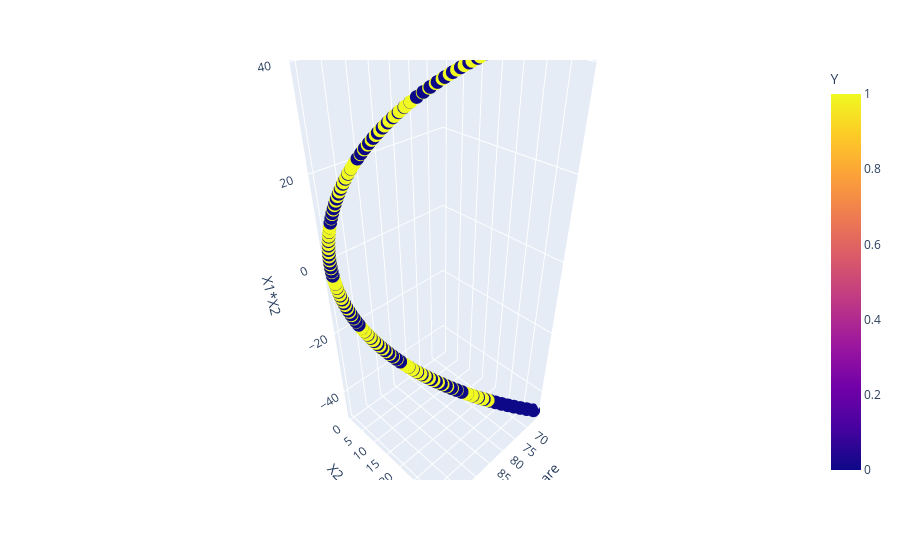

Write notebook code for a chart like this one.
### Code cell
## Plotting the data - polynomial
fig = px.scatter_3d(df, x = 'X1_square', y = 'X2_square', z = 'X1*X2', color = 'Y')
fig.show()

### Figure 1 — Plotly figure (JSON) as saved in the notebook; plotly's stock layout.template omitted (floating-point values rounded to 4 significant figures; data arrays with more than 128 entries replaced by an {"elided": "..."} marker saying what was removed)
{"data": [{"hovertemplate": "X1_square=%{x}<br>X2_square=%{y}<br>X1*X2=%{z}<br>Y=%{marker.color}<extra></extra>", "legendgroup": "", "marker": {"color": {"elided": "400 int values"}, "coloraxis": "coloraxis", "symbol": "circle"}, "mode": "markers", "name": "", "scene": "scene", "showlegend": false, "type": "scatter3d", "x": {"elided": "400 float values"}, "y": {"elided": "400 float values"}, "z": {"elided": "400 float values"}}], "layout": {"coloraxis": {"colorbar": {"title": {"text": "Y"}}, "colorscale": [[0, "#0d0887"], [0.1111, "#46039f"], [0.2222, "#7201a8"], [0.3333, "#9c179e"], [0.4444, "#bd3786"], [0.5556, "#d8576b"], [0.6667, "#ed7953"], [0.7778, "#fb9f3a"], [0.8889, "#fdca26"], [1, "#f0f921"]]}, "legend": {"tracegroupgap": 0}, "margin": {"t": 60}, "scene": {"domain": {"x": [0, 1], "y": [0, 1]}, "xaxis": {"title": {"text": "X1_square"}}, "yaxis": {"title": {"text": "X2_square"}}, "zaxis": {"title": {"text": "X1*X2"}}}}}
